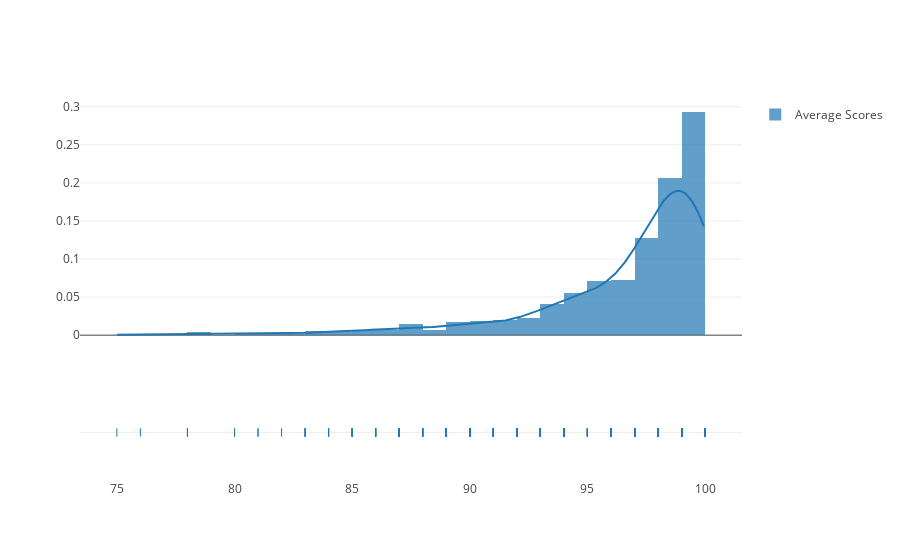

The notebook cell saved with this chart:
### Markdown cell above
# SCORING


## What is the distribution of inspection scores? ... encouraging

### Code cell
#sns.distplot(reduce['AvgScore'], bins=100)

group_labels = ['Average Scores']
x = [reduce['AvgScore'].astype(int)] 
fig = FF.create_distplot(x, group_labels)
iplot(fig, filename='Basic Distplot')

### Figure 1 — Plotly figure (JSON) as saved in the notebook; plotly's stock layout.template omitted (floating-point values rounded to 4 significant figures; data arrays with more than 128 entries replaced by an {"elided": "..."} marker saying what was removed)
{"data": [{"autobinx": false, "histnorm": "probability density", "legendgroup": "Average Scores", "marker": {"color": "rgb(31, 119, 180)"}, "name": "Average Scores", "opacity": 0.7, "type": "histogram", "x": {"elided": "991 int values"}, "xaxis": "x1", "xbins": {"end": 100, "size": 1, "start": 75}, "yaxis": "y1"}, {"legendgroup": "Average Scores", "marker": {"color": "rgb(31, 119, 180)"}, "mode": "lines", "name": "Average Scores", "showlegend": false, "type": "scatter", "x": {"elided": "500 float values"}, "xaxis": "x1", "y": {"elided": "500 float values"}, "yaxis": "y1"}, {"legendgroup": "Average Scores", "marker": {"color": "rgb(31, 119, 180)", "symbol": "line-ns-open"}, "mode": "markers", "name": "Average Scores", "showlegend": false, "text": null, "type": "scatter", "x": {"elided": "991 int values"}, "xaxis": "x1", "y": {"elided": "991 str values"}, "yaxis": "y2"}], "layout": {"barmode": "overlay", "hovermode": "closest", "legend": {"traceorder": "reversed"}, "xaxis1": {"anchor": "y2", "domain": [0, 1], "zeroline": false}, "yaxis1": {"anchor": "free", "domain": [0.35, 1], "position": 0}, "yaxis2": {"anchor": "x1", "domain": [0, 0.25], "dtick": 1, "showticklabels": false}}}
